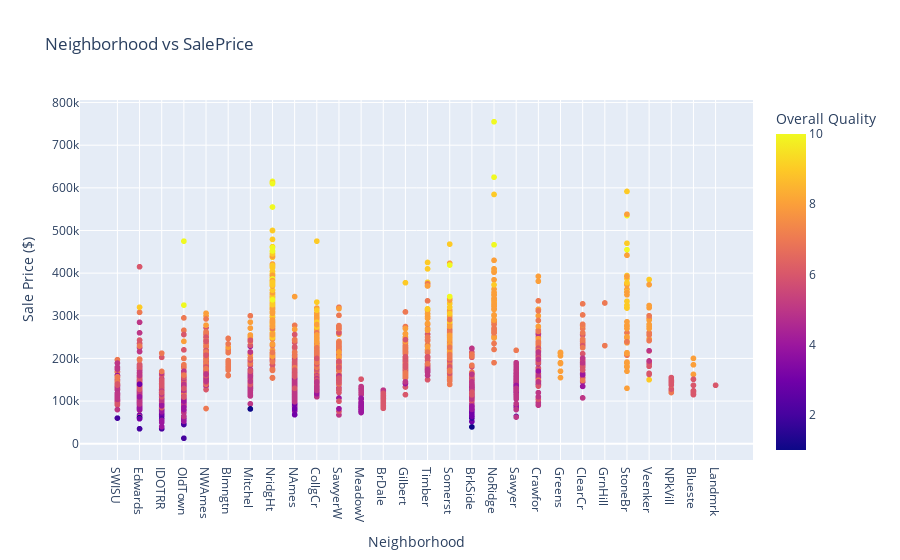

The code cell stored with this chart in its notebook:
### Code cell
fig = px.scatter(
    x=housing.Neighborhood, 
    y= housing.SalePrice, 
    #color = df_normal_quality.SalePrice,
    color = housing.OverallQual,
    labels={'x': 'Neighborhood', 
            'y': 'Sale Price ($)',
           'color': 'Overall Quality'},
    title='Neighborhood vs SalePrice'
)

# Show the plot
fig.show()

### Figure 1 — Plotly figure (JSON) as saved in the notebook; plotly's stock layout.template omitted (floating-point values rounded to 4 significant figures; data arrays with more than 128 entries replaced by an {"elided": "..."} marker saying what was removed)
{"data": [{"hovertemplate": "Neighborhood=%{x}<br>Sale Price ($)=%{y}<br>Overall Quality=%{marker.color}<extra></extra>", "legendgroup": "", "marker": {"color": {"elided": "2578 int values"}, "coloraxis": "coloraxis", "symbol": "circle"}, "mode": "markers", "name": "", "showlegend": false, "type": "scattergl", "x": {"elided": "2578 str values"}, "xaxis": "x", "y": {"elided": "2578 int values"}, "yaxis": "y"}], "layout": {"coloraxis": {"colorbar": {"title": {"text": "Overall Quality"}}, "colorscale": [[0, "#0d0887"], [0.1111, "#46039f"], [0.2222, "#7201a8"], [0.3333, "#9c179e"], [0.4444, "#bd3786"], [0.5556, "#d8576b"], [0.6667, "#ed7953"], [0.7778, "#fb9f3a"], [0.8889, "#fdca26"], [1, "#f0f921"]]}, "legend": {"tracegroupgap": 0}, "title": {"text": "Neighborhood vs SalePrice"}, "xaxis": {"anchor": "y", "domain": [0, 1], "title": {"text": "Neighborhood"}}, "yaxis": {"anchor": "x", "domain": [0, 1], "title": {"text": "Sale Price ($)"}}}}
